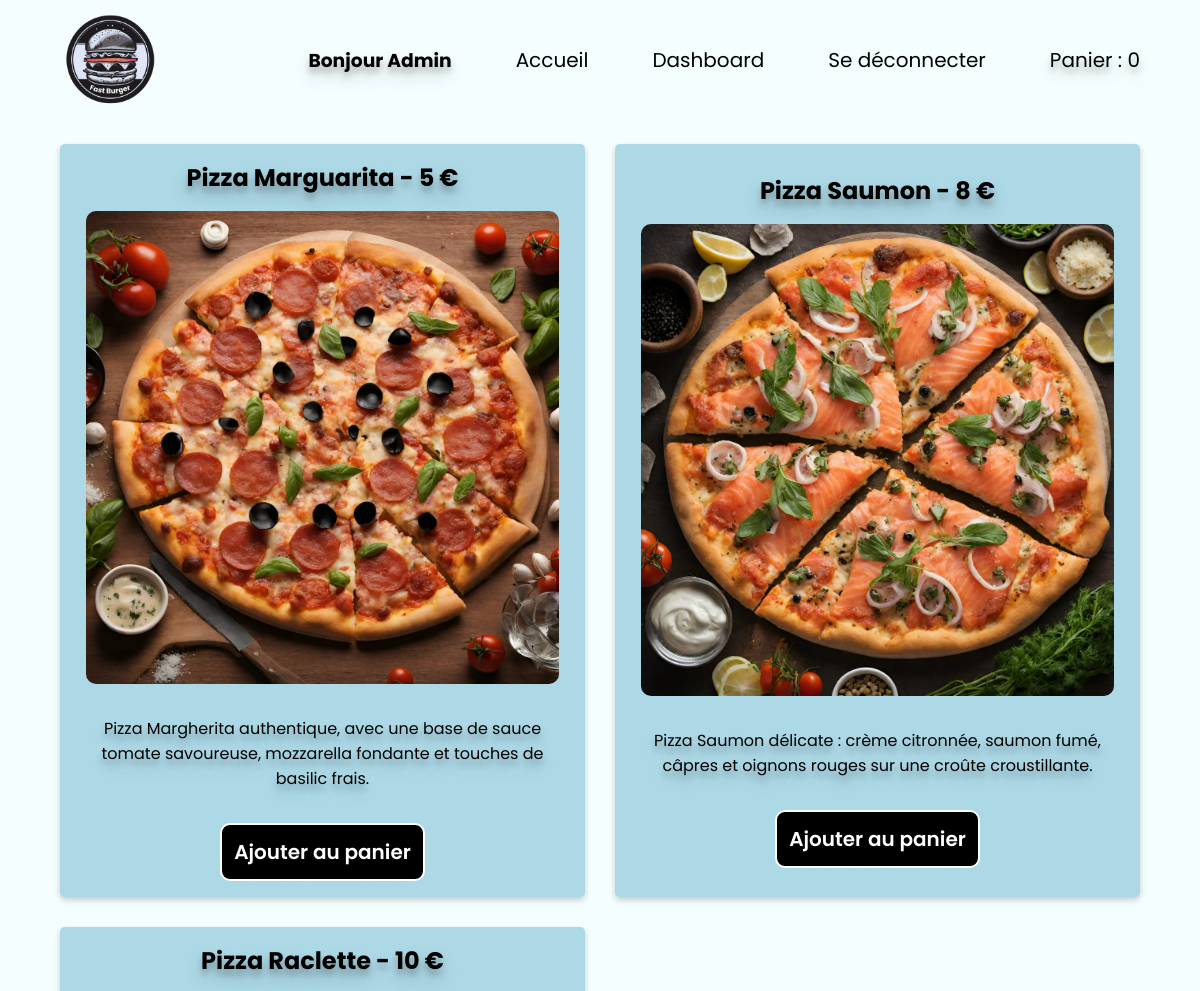
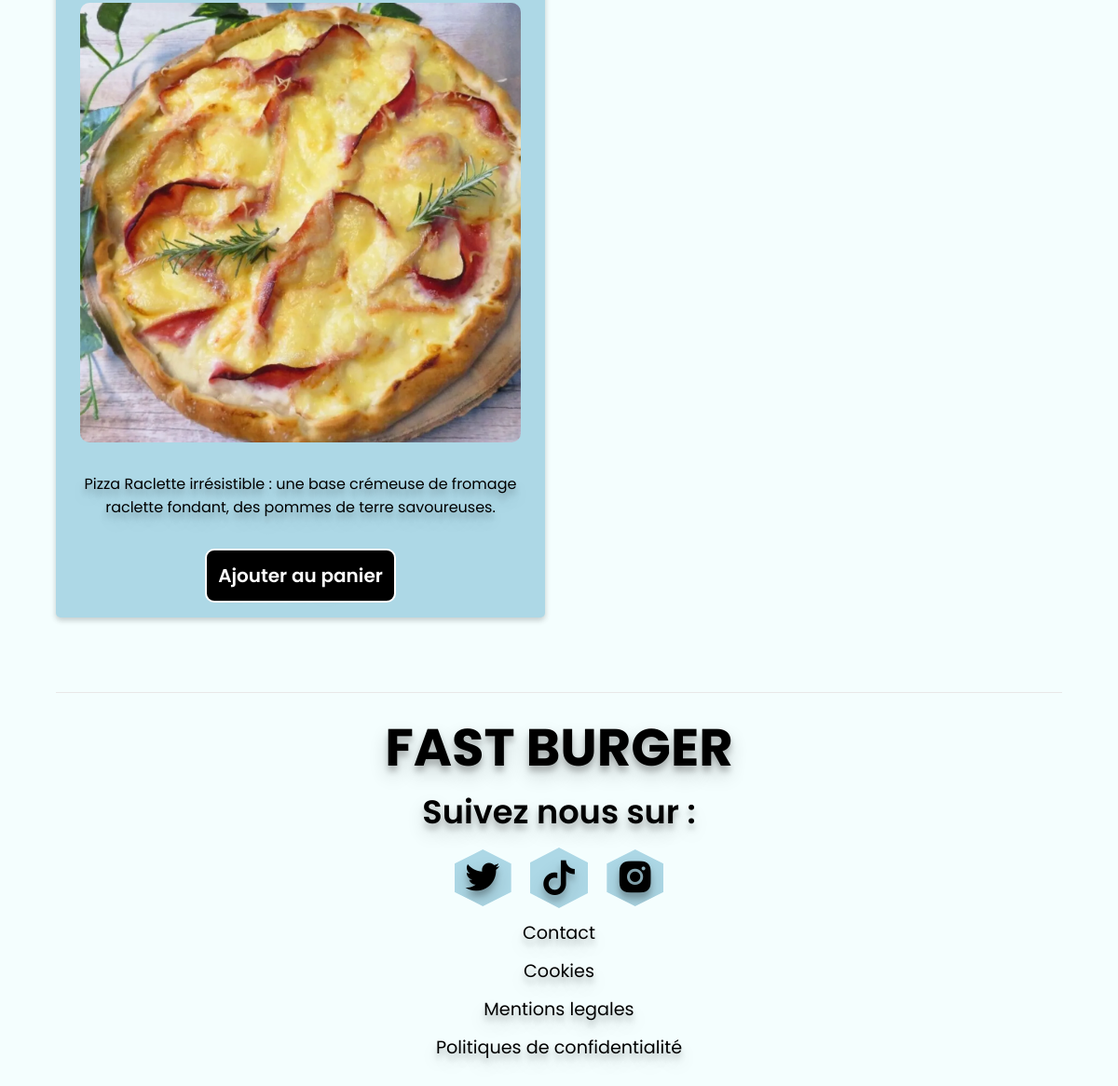
The page /?page=product&category_id=2 (signed in) on the database its author committed (2 pictures, top to bottom).
### tables this page shows
CREATE TABLE IF NOT EXISTS `produits` (
  `id` int NOT NULL AUTO_INCREMENT,
  `name` varchar(255) NOT NULL,
  `prix` int NOT NULL,
  `image` varchar(255) DEFAULT NULL,
  `description` varchar(255) NOT NULL,
  `quantité` int NOT NULL,
  `category_id` int NOT NULL,
  PRIMARY KEY (`id`),
  KEY `produits_categories_id_foreign` (`category_id`)
);

### controllers/product_controller.php (called while the page is built)
<?php
$query = "SELECT * FROM produits WHERE category_id =:category_id";
$response = $bdd->prepare($query);
$response->execute([
    ':category_id' => $_GET['category_id']
]);
$produits = $response->fetchAll();
include 'views/product.php';

### index.php (called while the page is built, shortened)
<?php
require 'views/layout.php';

### views/product.php (the view)
<section>
    <div class="categorieContainerProduct">
        <?php
        foreach ($produits as $data) {
        ?>
            <div class="cardContainer">
                <h2><?= $data['name'] ?> - <?= $data['prix'] ?> €</h2>
                <img src="<?= PATH_IMAGE . $data['image'] ?>" alt="<?= $data['name'] ?>">
                <p><?= $data['description'] ?> </p>
                <button class='addPanierButton button' onclick="addToCart(<?= $data['id'] ?>)">Ajouter au panier</button>
            </div>
        <?php } ?>
    </div>
</section>

### assets/style.css (style rules this page uses)
* { margin: 0; padding: 0; box-sizing: border-box; font-family: "poppins"; text-shadow: rgba(0, 0, 0, 0.19) 0px 10px 20px, rgba(0, 0, 0, 0.23) 0px 6px 6px; }
body { margin: 0; list-style-type: none; background: #F4FEFE; }
.button { appearance: none; background-color: black; border: 0.125em solid white; border-radius: 10px; box-sizing: border-box; color: white; cursor: pointer; font-size: 16px; font-weight: 600; padding: 10px; line-height: normal; margin: 0; outline: none; text-align: center; text-decoration: none; transition: 0.4s }
.categorieContainerProduct { margin-top: 4rem; }
.cardContainer { text-align: center; margin: 0 auto; width: 90%; row-gap: 1rem; border-radius: 5px; box-shadow: 0 3px 6px rgba(0, 0, 0, 0.08), 0 3px 6px rgba(0, 0, 0, 0.13); transition: all 0.4s ease; background: lightblue; margin-bottom: 2rem; display: flex; flex-direction: column; justify-content: center; align-items: center; }
.cardContainer h2 { font-size: 20px; padding-top: 1rem; font-weight: 700; }
.cardContainer button { margin-bottom: 1rem; }
.cardContainer p { font-size: 12px; margin-bottom: 1rem; width: 90%; }
.cardContainer img { width: 90%; height: auto; border-radius: 10px; margin-bottom: 1rem; }
@media (min-width:750px) { .categorieContainerProduct { width: 90%; display: grid; grid-template-columns: repeat(2, 1fr); margin: 0 auto; margin-top: 7rem; justify-content: space-between; gap: 30px; } }
@media (min-width:750px) { .cardContainer { width: 100%; margin-bottom: 0rem; } }
@media (min-width:750px) { .cardContainer h2 { font-size: 24px; } }
@media (min-width:750px) { .cardContainer button { margin-bottom: 1rem; } }
@media (min-width:750px) { .cardContainer p { font-size: 16px; margin-bottom: 1rem; width: 90%; } }
@media screen and (min-width: 1030px) { .categorieContainerProduct { max-width: 1200px; margin-top: 9rem; } }
@media (min-width:750px) { .button { font-size: 20px; padding: 12px; line-height: normal; } }

### rows shown on the page
produits: name "Pizza Marguarita", prix "5", image (picture), description "Pizza Margherita authentique, avec une base de sauce tomate savoureuse, mozzarella fondante et touches de basilic frais."
produits: name "Pizza Saumon", prix "8", image (picture), description "Pizza Saumon délicate : crème citronnée, saumon fumé, câpres et oignons rouges sur une croûte croustillante."
produits: name "Pizza Raclette", prix "10", image (picture), description "Pizza Raclette irrésistible : une base crémeuse de fromage raclette fondant, des pommes de terre savoureuses."

### other values the page prints
$_SESSION['name'] "Admin"
$totalQuantity "0"
